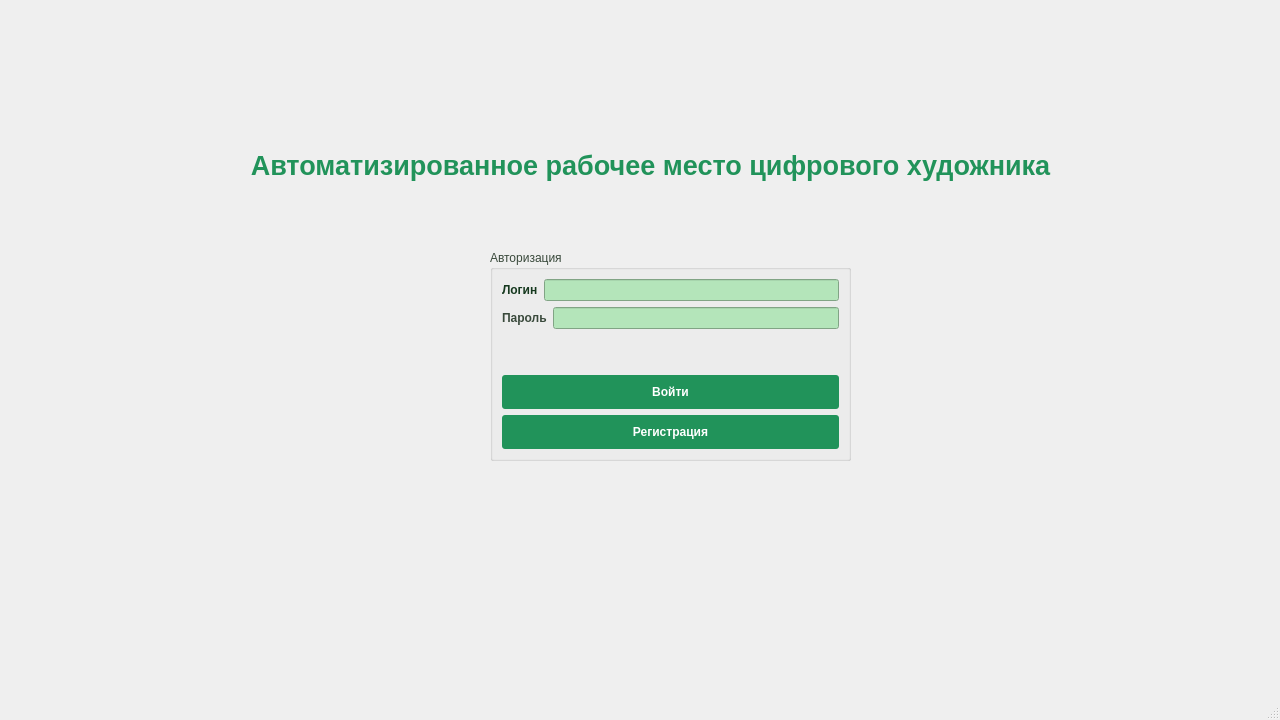
<?xml version="1.0" encoding="UTF-8"?>
<ui version="4.0">
 <class>MainWindow</class>
 <widget class="QMainWindow" name="MainWindow">
  <property name="geometry">
   <rect>
    <x>0</x>
    <y>0</y>
    <width>1280</width>
    <height>720</height>
   </rect>
  </property>
  <property name="windowTitle">
   <string>MainWindow</string>
  </property>
  <widget class="QWidget" name="centralwidget">
   <widget class="QGroupBox" name="groupBox">
    <property name="geometry">
     <rect>
      <x>490</x>
      <y>250</y>
      <width>361</width>
      <height>211</height>
     </rect>
    </property>
    <property name="palette">
     <palette>
      <active>
       <colorrole role="WindowText">
        <brush brushstyle="SolidPattern">
         <color alpha="255">
          <red>57</red>
          <green>73</green>
          <blue>59</blue>
         </color>
        </brush>
       </colorrole>
       <colorrole role="Button">
        <brush brushstyle="SolidPattern">
         <color alpha="255">
          <red>180</red>
          <green>229</green>
          <blue>186</blue>
         </color>
        </brush>
       </colorrole>
       <colorrole role="Light">
        <brush brushstyle="SolidPattern">
         <color alpha="255">
          <red>180</red>
          <green>229</green>
          <blue>186</blue>
         </color>
        </brush>
       </colorrole>
       <colorrole role="Midlight">
        <brush brushstyle="SolidPattern">
         <color alpha="255">
          <red>180</red>
          <green>229</green>
          <blue>186</blue>
         </color>
        </brush>
       </colorrole>
       <colorrole role="Dark">
        <brush brushstyle="SolidPattern">
         <color alpha="255">
          <red>58</red>
          <green>74</green>
          <blue>60</blue>
         </color>
        </brush>
       </colorrole>
       <colorrole role="Mid">
        <brush brushstyle="SolidPattern">
         <color alpha="255">
          <red>55</red>
          <green>70</green>
          <blue>57</blue>
         </color>
        </brush>
       </colorrole>
       <colorrole role="Text">
        <brush brushstyle="SolidPattern">
         <color alpha="255">
          <red>57</red>
          <green>73</green>
          <blue>59</blue>
         </color>
        </brush>
       </colorrole>
       <colorrole role="BrightText">
        <brush brushstyle="SolidPattern">
         <color alpha="255">
          <red>180</red>
          <green>229</green>
          <blue>186</blue>
         </color>
        </brush>
       </colorrole>
       <colorrole role="ButtonText">
        <brush brushstyle="SolidPattern">
         <color alpha="255">
          <red>57</red>
          <green>73</green>
          <blue>59</blue>
         </color>
        </brush>
       </colorrole>
       <colorrole role="Base">
        <brush brushstyle="SolidPattern">
         <color alpha="255">
          <red>180</red>
          <green>229</green>
          <blue>186</blue>
         </color>
        </brush>
       </colorrole>
       <colorrole role="Window">
        <brush brushstyle="SolidPattern">
         <color alpha="255">
          <red>180</red>
          <green>229</green>
          <blue>186</blue>
         </color>
        </brush>
       </colorrole>
       <colorrole role="Highlight">
        <brush brushstyle="SolidPattern">
         <color alpha="255">
          <red>57</red>
          <green>73</green>
          <blue>59</blue>
         </color>
        </brush>
       </colorrole>
       <colorrole role="Link">
        <brush brushstyle="SolidPattern">
         <color alpha="255">
          <red>55</red>
          <green>71</green>
          <blue>57</blue>
         </color>
        </brush>
       </colorrole>
       <colorrole role="LinkVisited">
        <brush brushstyle="SolidPattern">
         <color alpha="255">
          <red>38</red>
          <green>48</green>
          <blue>39</blue>
         </color>
        </brush>
       </colorrole>
       <colorrole role="AlternateBase">
        <brush brushstyle="SolidPattern">
         <color alpha="255">
          <red>180</red>
          <green>229</green>
          <blue>186</blue>
         </color>
        </brush>
       </colorrole>
       <colorrole role="ToolTipText">
        <brush brushstyle="SolidPattern">
         <color alpha="255">
          <red>56</red>
          <green>72</green>
          <blue>58</blue>
         </color>
        </brush>
       </colorrole>
       <colorrole role="PlaceholderText">
        <brush brushstyle="SolidPattern">
         <color alpha="255">
          <red>56</red>
          <green>71</green>
          <blue>58</blue>
         </color>
        </brush>
       </colorrole>
      </active>
      <inactive>
       <colorrole role="WindowText">
        <brush brushstyle="SolidPattern">
         <color alpha="255">
          <red>57</red>
          <green>73</green>
          <blue>59</blue>
         </color>
        </brush>
       </colorrole>
       <colorrole role="Button">
        <brush brushstyle="SolidPattern">
         <color alpha="255">
          <red>180</red>
          <green>229</green>
          <blue>186</blue>
         </color>
        </brush>
       </colorrole>
       <colorrole role="Light">
        <brush brushstyle="SolidPattern">
         <color alpha="255">
          <red>180</red>
          <green>229</green>
          <blue>186</blue>
         </color>
        </brush>
       </colorrole>
       <colorrole role="Midlight">
        <brush brushstyle="SolidPattern">
         <color alpha="255">
          <red>180</red>
          <green>229</green>
          <blue>186</blue>
         </color>
        </brush>
       </colorrole>
       <colorrole role="Dark">
        <brush brushstyle="SolidPattern">
         <color alpha="255">
          <red>58</red>
          <green>74</green>
          <blue>60</blue>
         </color>
        </brush>
       </colorrole>
       <colorrole role="Mid">
        <brush brushstyle="SolidPattern">
         <color alpha="255">
          <red>55</red>
          <green>70</green>
          <blue>57</blue>
         </color>
        </brush>
       </colorrole>
       <colorrole role="Text">
        <brush brushstyle="SolidPattern">
         <color alpha="255">
          <red>57</red>
          <green>73</green>
          <blue>59</blue>
         </color>
        </brush>
       </colorrole>
       <colorrole role="BrightText">
        <brush brushstyle="SolidPattern">
         <color alpha="255">
          <red>180</red>
          <green>229</green>
          <blue>186</blue>
         </color>
        </brush>
       </colorrole>
       <colorrole role="ButtonText">
        <brush brushstyle="SolidPattern">
         <color alpha="255">
          <red>57</red>
          <green>73</green>
          <blue>59</blue>
         </color>
        </brush>
       </colorrole>
       <colorrole role="Base">
        <brush brushstyle="SolidPattern">
         <color alpha="255">
          <red>180</red>
          <green>229</green>
          <blue>186</blue>
         </color>
        </brush>
       </colorrole>
       <colorrole role="Window">
        <brush brushstyle="SolidPattern">
         <color alpha="255">
          <red>180</red>
          <green>229</green>
          <blue>186</blue>
         </color>
        </brush>
       </colorrole>
       <colorrole role="Highlight">
        <brush brushstyle="SolidPattern">
         <color alpha="255">
          <red>57</red>
          <green>73</green>
          <blue>59</blue>
         </color>
        </brush>
       </colorrole>
       <colorrole role="Link">
        <brush brushstyle="SolidPattern">
         <color alpha="255">
          <red>55</red>
          <green>71</green>
          <blue>57</blue>
         </color>
        </brush>
       </colorrole>
       <colorrole role="LinkVisited">
        <brush brushstyle="SolidPattern">
         <color alpha="255">
          <red>38</red>
          <green>48</green>
          <blue>39</blue>
         </color>
        </brush>
       </colorrole>
       <colorrole role="AlternateBase">
        <brush brushstyle="SolidPattern">
         <color alpha="255">
          <red>180</red>
          <green>229</green>
          <blue>186</blue>
         </color>
        </brush>
       </colorrole>
       <colorrole role="ToolTipText">
        <brush brushstyle="SolidPattern">
         <color alpha="255">
          <red>56</red>
          <green>72</green>
          <blue>58</blue>
         </color>
        </brush>
       </colorrole>
       <colorrole role="PlaceholderText">
        <brush brushstyle="SolidPattern">
         <color alpha="255">
          <red>56</red>
          <green>71</green>
          <blue>58</blue>
         </color>
        </brush>
       </colorrole>
      </inactive>
      <disabled>
       <colorrole role="WindowText">
        <brush brushstyle="SolidPattern">
         <color alpha="255">
          <red>58</red>
          <green>74</green>
          <blue>60</blue>
         </color>
        </brush>
       </colorrole>
       <colorrole role="Button">
        <brush brushstyle="SolidPattern">
         <color alpha="255">
          <red>180</red>
          <green>229</green>
          <blue>186</blue>
         </color>
        </brush>
       </colorrole>
       <colorrole role="Light">
        <brush brushstyle="SolidPattern">
         <color alpha="255">
          <red>180</red>
          <green>229</green>
          <blue>186</blue>
         </color>
        </brush>
       </colorrole>
       <colorrole role="Midlight">
        <brush brushstyle="SolidPattern">
         <color alpha="255">
          <red>180</red>
          <green>229</green>
          <blue>186</blue>
         </color>
        </brush>
       </colorrole>
       <colorrole role="Dark">
        <brush brushstyle="SolidPattern">
         <color alpha="255">
          <red>58</red>
          <green>74</green>
          <blue>60</blue>
         </color>
        </brush>
       </colorrole>
       <colorrole role="Mid">
        <brush brushstyle="SolidPattern">
         <color alpha="255">
          <red>55</red>
          <green>70</green>
          <blue>57</blue>
         </color>
        </brush>
       </colorrole>
       <colorrole role="Text">
        <brush brushstyle="SolidPattern">
         <color alpha="255">
          <red>58</red>
          <green>74</green>
          <blue>60</blue>
         </color>
        </brush>
       </colorrole>
       <colorrole role="BrightText">
        <brush brushstyle="SolidPattern">
         <color alpha="255">
          <red>180</red>
          <green>229</green>
          <blue>186</blue>
         </color>
        </brush>
       </colorrole>
       <colorrole role="ButtonText">
        <brush brushstyle="SolidPattern">
         <color alpha="255">
          <red>58</red>
          <green>74</green>
          <blue>60</blue>
         </color>
        </brush>
       </colorrole>
       <colorrole role="Base">
        <brush brushstyle="SolidPattern">
         <color alpha="255">
          <red>180</red>
          <green>229</green>
          <blue>186</blue>
         </color>
        </brush>
       </colorrole>
       <colorrole role="Window">
        <brush brushstyle="SolidPattern">
         <color alpha="255">
          <red>180</red>
          <green>229</green>
          <blue>186</blue>
         </color>
        </brush>
       </colorrole>
       <colorrole role="Highlight">
        <brush brushstyle="SolidPattern">
         <color alpha="255">
          <red>0</red>
          <green>120</green>
          <blue>215</blue>
         </color>
        </brush>
       </colorrole>
       <colorrole role="Link">
        <brush brushstyle="SolidPattern">
         <color alpha="255">
          <red>55</red>
          <green>71</green>
          <blue>57</blue>
         </color>
        </brush>
       </colorrole>
       <colorrole role="LinkVisited">
        <brush brushstyle="SolidPattern">
         <color alpha="255">
          <red>38</red>
          <green>48</green>
          <blue>39</blue>
         </color>
        </brush>
       </colorrole>
       <colorrole role="AlternateBase">
        <brush brushstyle="SolidPattern">
         <color alpha="255">
          <red>180</red>
          <green>229</green>
          <blue>186</blue>
         </color>
        </brush>
       </colorrole>
       <colorrole role="ToolTipText">
        <brush brushstyle="SolidPattern">
         <color alpha="255">
          <red>56</red>
          <green>72</green>
          <blue>58</blue>
         </color>
        </brush>
       </colorrole>
       <colorrole role="PlaceholderText">
        <brush brushstyle="SolidPattern">
         <color alpha="255">
          <red>56</red>
          <green>71</green>
          <blue>58</blue>
         </color>
        </brush>
       </colorrole>
      </disabled>
     </palette>
    </property>
    <property name="toolTip">
     <string>&lt;html&gt;&lt;head/&gt;&lt;body&gt;&lt;p align=&quot;center&quot;&gt;Авторизация&lt;/p&gt;&lt;/body&gt;&lt;/html&gt;</string>
    </property>
    <property name="title">
     <string>Авторизация</string>
    </property>
    <layout class="QVBoxLayout" name="verticalLayout">
     <item>
      <layout class="QHBoxLayout" name="horizontalLayout">
       <item>
        <widget class="QLabel" name="label">
         <property name="text">
          <string>&lt;html&gt;&lt;head/&gt;&lt;body&gt;&lt;p&gt;&lt;span style=&quot; font-weight:600; color:#16391f;&quot;&gt;Логин&lt;/span&gt;&lt;/p&gt;&lt;/body&gt;&lt;/html&gt;</string>
         </property>
        </widget>
       </item>
       <item>
        <widget class="QLineEdit" name="login"/>
       </item>
      </layout>
     </item>
     <item>
      <layout class="QHBoxLayout" name="horizontalLayout_2">
       <item>
        <widget class="QLabel" name="label_2">
         <property name="text">
          <string>&lt;html&gt;&lt;head/&gt;&lt;body&gt;&lt;p&gt;&lt;span style=&quot; font-weight:600;&quot;&gt;Пароль&lt;/span&gt;&lt;/p&gt;&lt;/body&gt;&lt;/html&gt;</string>
         </property>
        </widget>
       </item>
       <item>
        <widget class="QLineEdit" name="password"/>
       </item>
      </layout>
     </item>
     <item>
      <widget class="QLabel" name="warning">
       <property name="text">
        <string/>
       </property>
      </widget>
     </item>
     <item>
      <widget class="QPushButton" name="autorize">
       <property name="mouseTracking">
        <bool>false</bool>
       </property>
       <property name="autoFillBackground">
        <bool>false</bool>
       </property>
       <property name="styleSheet">
        <string notr="true">font-weight: 700;
  color: white;
  text-decoration: none;
  padding: .8em 1em calc(.8em + 3px);
  border-radius: 3px;
  background: rgb(64,199,129);
  hover background: rgb(53, 167, 110); 
  background: rgb(33,147,90);
padding-top: 10px;
  padding-bottom: 10px;</string>
       </property>
       <property name="text">
        <string>Войти</string>
       </property>
      </widget>
     </item>
     <item>
      <widget class="QPushButton" name="register_2">
       <property name="styleSheet">
        <string notr="true">font-weight: 700;
  color: white;
  text-decoration: none;
  padding: .8em 1em calc(.8em + 3px);
  border-radius: 3px;
  background: rgb(64,199,129);
  hover background: rgb(53, 167, 110); 
  background: rgb(33,147,90);
  
padding-top: 10px;
  padding-bottom: 10px;</string>
       </property>
       <property name="text">
        <string>Регистрация</string>
       </property>
      </widget>
     </item>
    </layout>
   </widget>
   <widget class="QLabel" name="image">
    <property name="geometry">
     <rect>
      <x>320</x>
      <y>270</y>
      <width>141</width>
      <height>171</height>
     </rect>
    </property>
    <property name="text">
     <string/>
    </property>
    <property name="pixmap">
     <pixmap>img/malyarnaya-kist-88x128.png</pixmap>
    </property>
   </widget>
   <widget class="QLabel" name="label_3">
    <property name="geometry">
     <rect>
      <x>120</x>
      <y>60</y>
      <width>1061</width>
      <height>211</height>
     </rect>
    </property>
    <property name="text">
     <string>&lt;html&gt;&lt;head/&gt;&lt;body&gt;&lt;p align=&quot;center&quot;&gt;&lt;span style=&quot; font-size:20pt; font-weight:600; color:#21935a;&quot;&gt;Автоматизированное рабочее место цифрового художника&lt;/span&gt;&lt;/p&gt;&lt;/body&gt;&lt;/html&gt;</string>
    </property>
   </widget>
  </widget>
  <widget class="QMenuBar" name="menubar">
   <property name="geometry">
    <rect>
     <x>0</x>
     <y>0</y>
     <width>1280</width>
     <height>25</height>
    </rect>
   </property>
  </widget>
  <widget class="QStatusBar" name="statusbar"/>
 </widget>
 <resources/>
 <connections/>
</ui>
